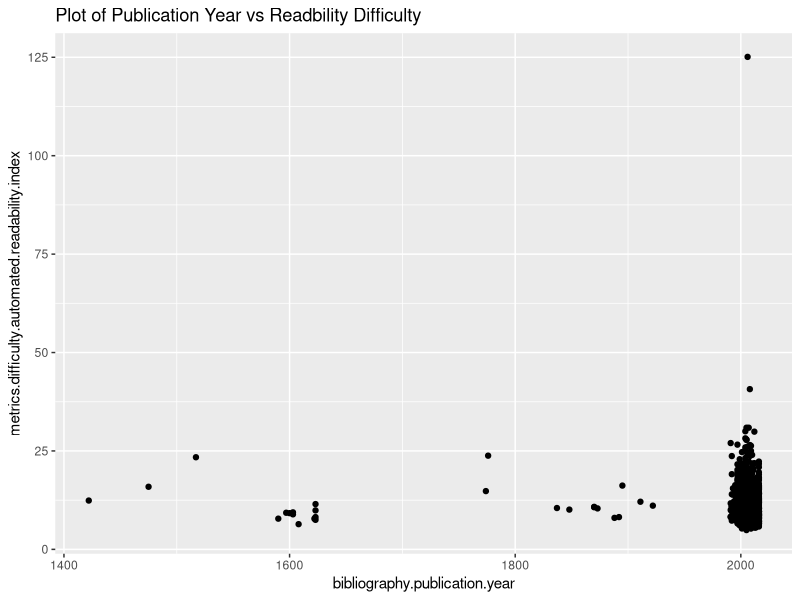
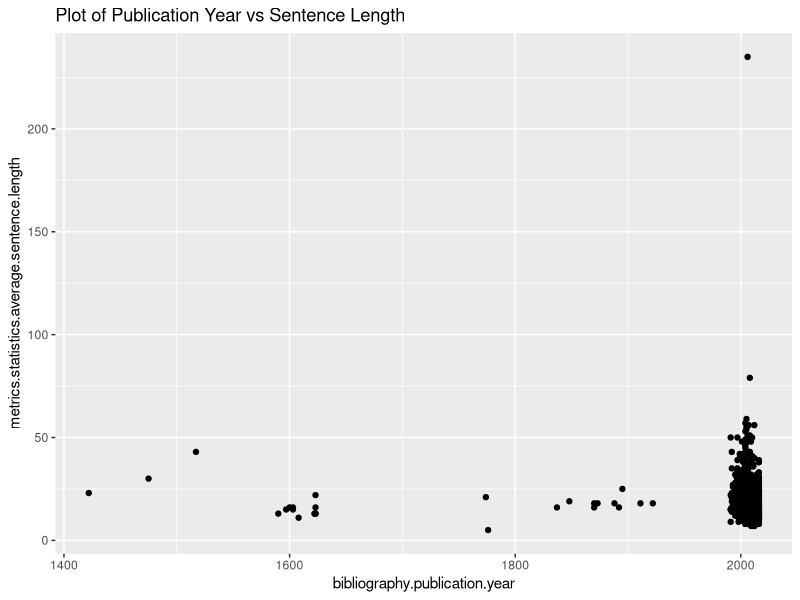
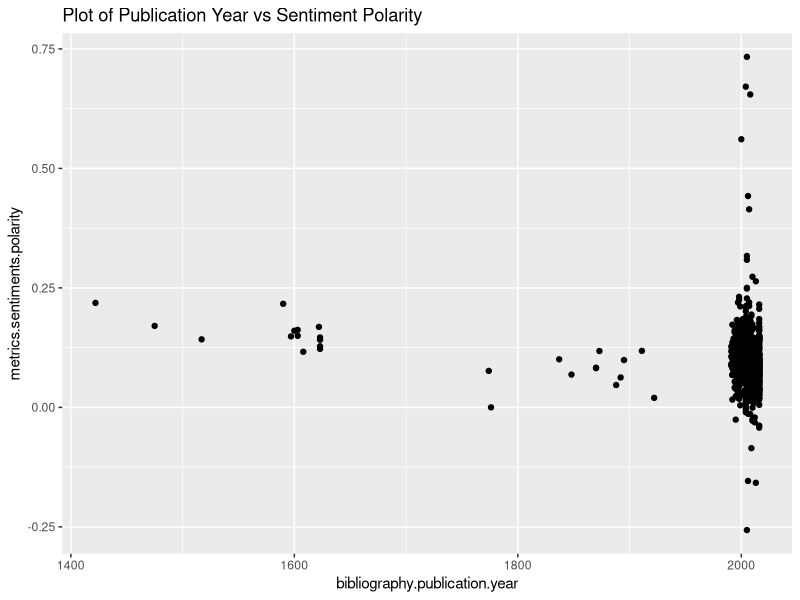

The R script that drew these images, in order:
## ---- chunk 1
library (here)
library (ggplot2)
library (dplyr)
## ---- chunk 2
books_data<- read.csv ("classics.csv")
## ---- chunk 3
dim(books_data)
## ---- chunk 4
colnames(books_data)
## ---- chunk 5
books_data %>%
  ggplot() +aes (bibliography.publication.year, metrics.difficulty.automated.readability.index) +geom_point() +ggtitle("Plot of Publication Year vs Readbility Difficulty")
  
## ---- chunk 6
books_data %>%
  ggplot() +aes (bibliography.publication.year, metrics.statistics.average.sentence.length) +geom_point() +ggtitle("Plot of Publication Year vs Sentence Length")
## ---- chunk 7
books_data %>%
  ggplot() +aes (bibliography.publication.year, metrics.sentiments.polarity) +geom_point() +ggtitle("Plot of Publication Year vs Sentiment Polarity")
